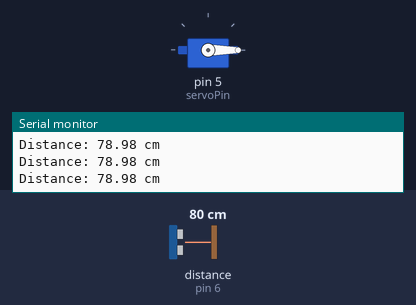
The sketch below on a simulated Arduino Uno, built with avr-gcc and run on an emulated ATmega328P. Shown: servo, the last lines printed to the serial monitor. Wiring (inferred from the names in the program): ultrasonic range finder: trigger pin 7; echo pin 6. The test bench sets the inputs (shaded band); at power-on: distance to the obstacle (sensor on pin 6) 80 cm. The echo pulse lasts 58.3 µs per cm.

Above: at 1.2 s.
1.3 s: distance to the obstacle (sensor on pin 6) set to 22 cm
2.8 s: distance to the obstacle (sensor on pin 6) set to 19 cm
At 4.0 s:
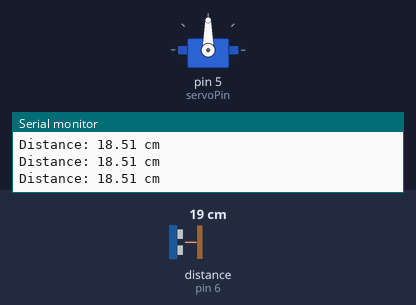
4.3 s: distance to the obstacle (sensor on pin 6) set to 35 cm
At 4.9 s:
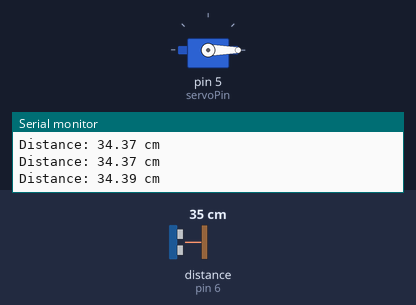
5.9 s: distance to the obstacle (sensor on pin 6) set to 2 cm
At 7.0 s:
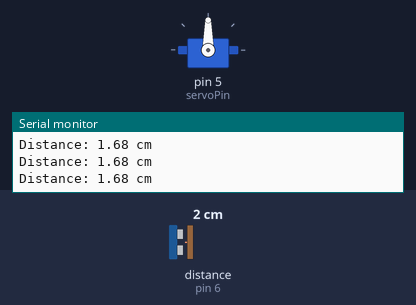
Timing chart, 0 to 8.5 s (numbered marks = the images above; inputs shaded):
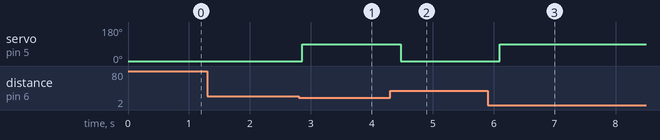

The sketch:

Carparking.ino
```cpp
#include <Servo.h>

const int trigPin = 7;
const int echoPin = 6;
const int servoPin = 5;

Servo myServo;

void setup() {
  Serial.begin(9600);
  pinMode(trigPin, OUTPUT);
  pinMode(echoPin, INPUT);
  myServo.attach(servoPin);
  myServo.write(0);
}

void loop() {

  digitalWrite(trigPin, LOW);
  delayMicroseconds(2);
  digitalWrite(trigPin, HIGH);
  delayMicroseconds(10);
  digitalWrite(trigPin, LOW);


  long duration = pulseIn(echoPin, HIGH);
  float distance = duration * 0.034 / 2;

  Serial.print("Distance: ");
  Serial.print(distance);
  Serial.println(" cm");


  if (distance < 20) {
    myServo.write(90);
  } else {
    myServo.write(0);
  }

  delay(200);
}
```

Measured:
- the behaviour switches between 21 and 20 cm on distance to the obstacle (sensor on pin 6) (found by bisection; images 0 and 1)
- after the input at 2.8 s, servo on pin 5 (servoPin): 0° → 90° after 0.06 s
- after the input at 4.3 s, servo on pin 5 (servoPin): 90° → 0° after 0.18 s
- after the input at 5.9 s, servo on pin 5 (servoPin): 0° → 90° after 0.20 s
